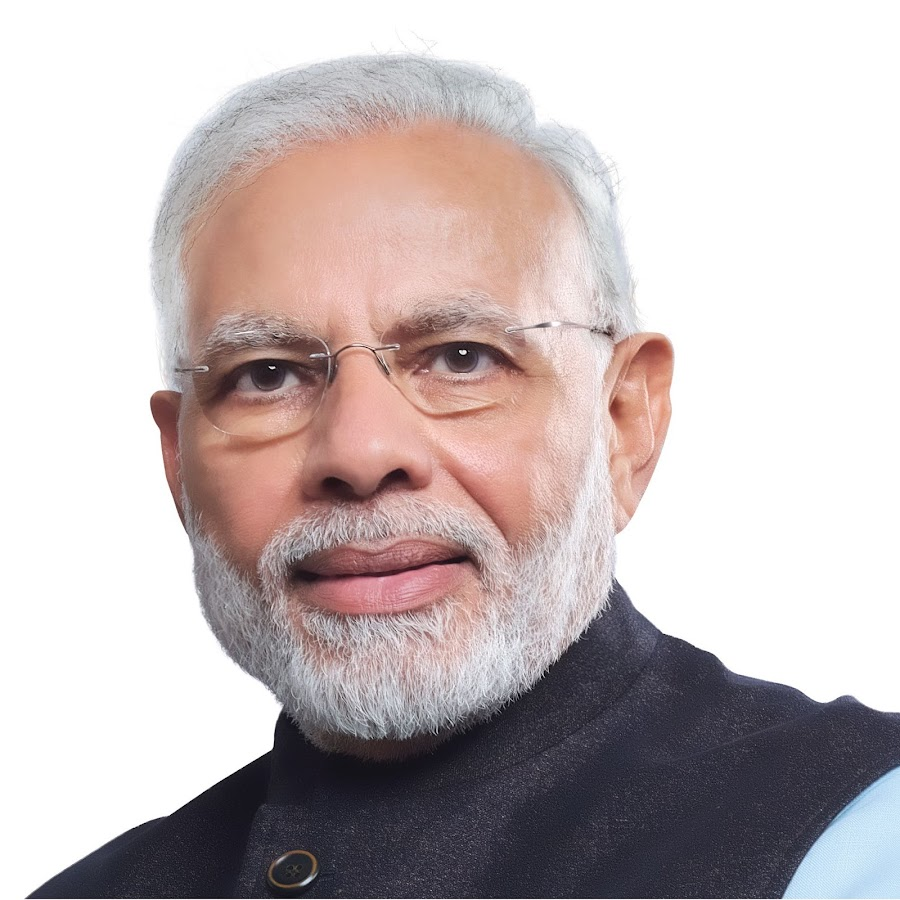
#> input picture computer-vision/modiji.jpg, 900 x 900 px
$ jupyter execute 'creating a dataset of face images.ipynb'
#> lines starting #> are read from the running program, lines starting #| are printed output that depends on the picture
#> further down, img is the input picture: shape (900, 900, 3); mean B, G, R 185.9, 185.7, 196.4
[cell 1]
import cv2
import numpy as np
import matplotlib.pyplot as plt
import os

[cell 2]
os.mkdir('Dataset')

[cell 3]
width = 300
height = 200

[cell 4]
# Function to take an image and return cropped face
def crop_face(img, color = 'rgb'):
    '''
    Input   : An image and color (rgb, gray)
    Return  : Image with bounding boxes around faces
    '''
#> called with color = 'rgb'
    img = cv2.cvtColor(img, cv2.COLOR_BGR2RGB)                  # Convert to rgb
    img_gray = cv2.cvtColor(img, cv2.COLOR_RGB2GRAY)            # Create a grayscale version of image
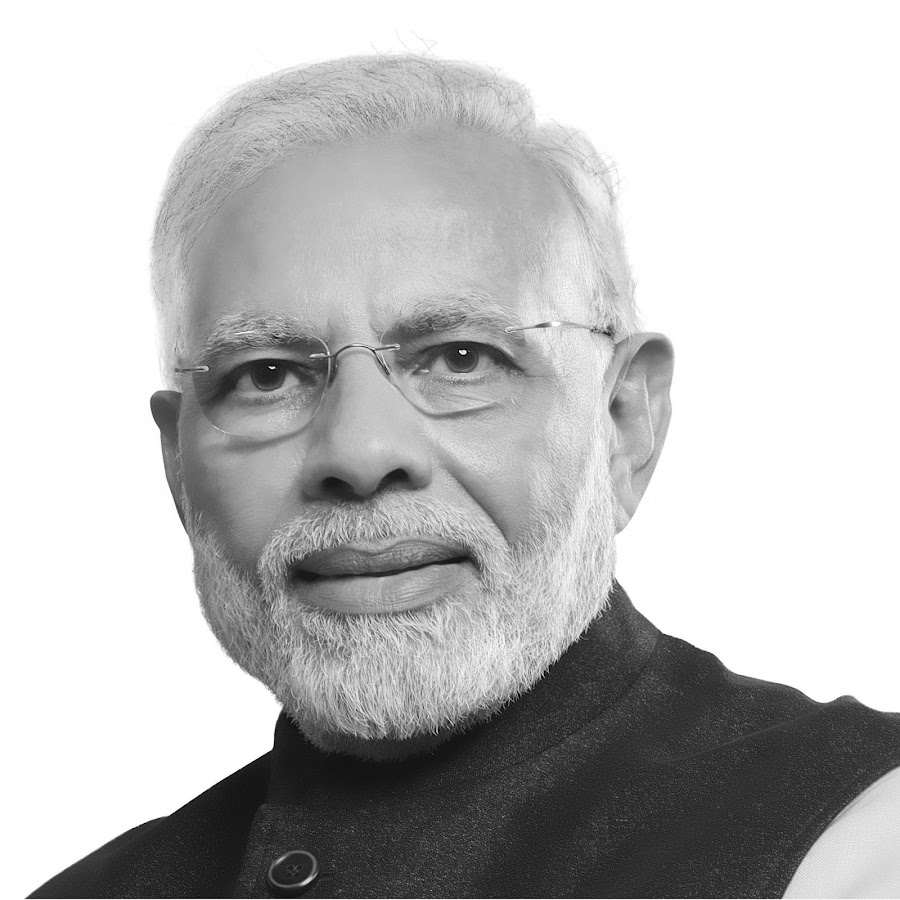
#> img_gray: shape (900, 900); min 0, max 255, mean 188.9

    # Create a cascade classifier and use detect multiscale function
    faceCascade = cv2.CascadeClassifier('haarcascade_frontalface_default.xml')
    faces = faceCascade.detectMultiScale(img_gray, 1.2, 4)
#> faces = [[137, 182, 472, 472]]

    # Draw the bounding boxes
    for x,y,w,h in faces:
        if color == 'rgb':
            face = img[y : y+h, x : x + w]
        elif color == 'gray':
            face = img_gray[y : y+h, x : x + w]
        else:
            print('Incorrect input for color')
            return
#> this loop made 1 pass
#> pass 1, in crop_face, `face = img[y : y+h, x : x + w]`:
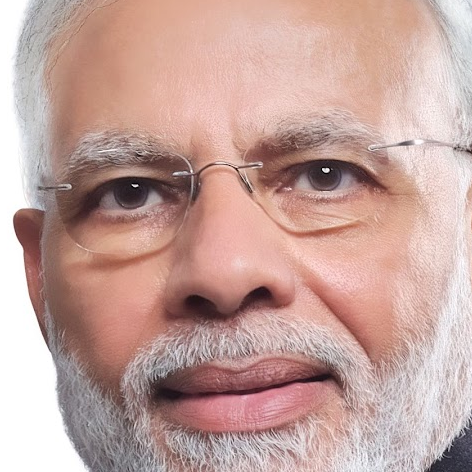
#> face: shape (472, 472, 3); mean R, G, B 196.3, 163.1, 156.6

    return face

[cell 5]
# Testing the function
img = cv2.imread('modiji.jpg')
image = crop_face(img, 'rgb')
plt.imshow(image, 'gray')
plt.axis('off')

$ run again, with computer-vision/koala.jpg copied over computer-vision/modiji.jpg
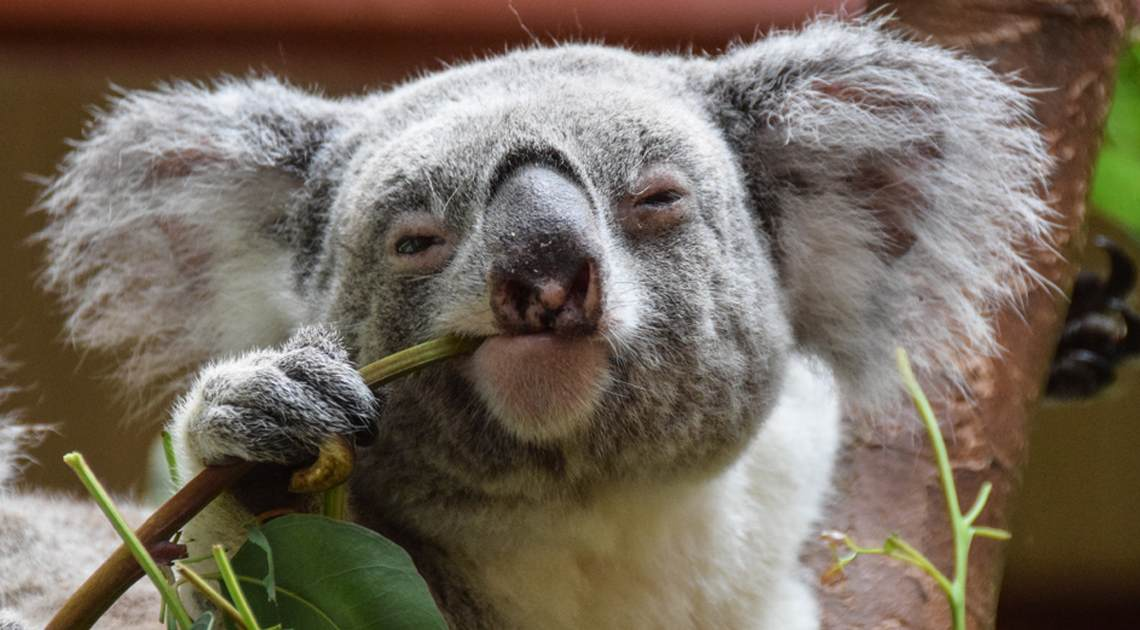
#> input picture computer-vision/koala.jpg, 1140 x 630 px
#> img is the input picture: shape (630, 1140, 3); mean B, G, R 93.8, 106.8, 117.3
#> in crop_face, `img_gray = cv2.cvtColor(img, cv2.COLOR_RGB2GRAY)`:
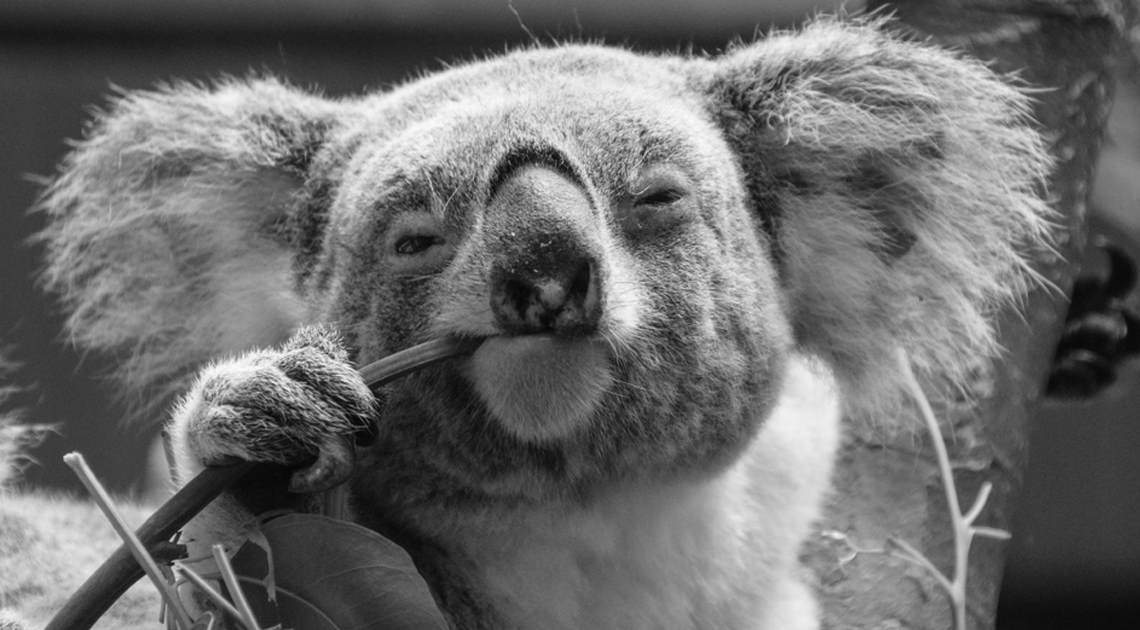
#> img_gray: shape (630, 1140); min 2, max 255, mean 108.4
#> faces = ()
